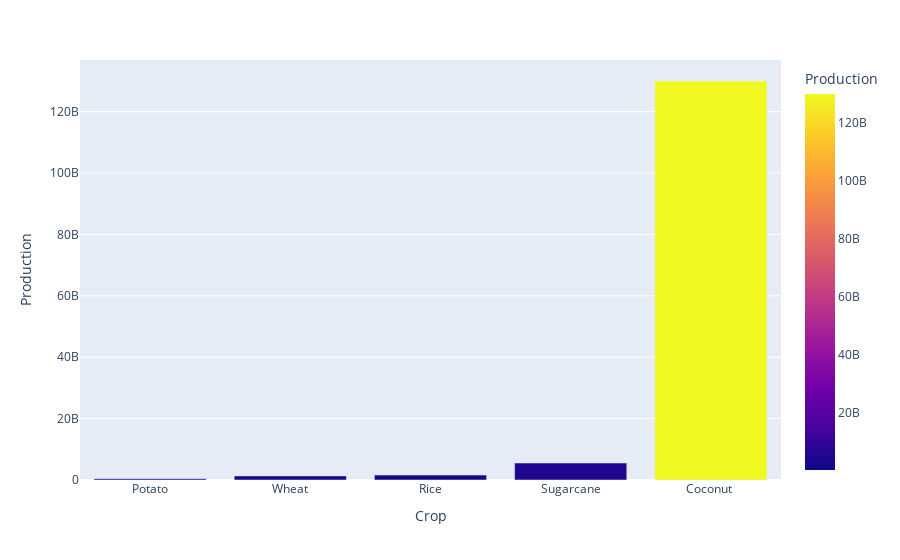

Here is the notebook cell this chart was saved with:
### Markdown cell above
# Top Crops That  Are Produced In India:

### Code cell
tcp = df.groupby(by = 'Crop')['Production'].sum().reset_index().sort_values(by = 'Production')
px.bar(tcp.tail(5),'Crop','Production', color = 'Production')

### Figure 1 — Plotly figure (JSON) as saved in the notebook; plotly's stock layout.template omitted (floating-point values rounded to 4 significant figures)
{"data": [{"alignmentgroup": "True", "hovertemplate": "Crop=%{x}<br>Production=%{marker.color}<extra></extra>", "legendgroup": "", "marker": {"color": [424800000.0, 1333000000.0, 1605000000.0, 5536000000.0, 130000000000.0], "coloraxis": "coloraxis", "pattern": {"shape": ""}}, "name": "", "offsetgroup": "", "orientation": "v", "showlegend": false, "textposition": "auto", "type": "bar", "x": ["Potato", "Wheat", "Rice", "Sugarcane", "Coconut "], "xaxis": "x", "y": [424800000.0, 1333000000.0, 1605000000.0, 5536000000.0, 130000000000.0], "yaxis": "y"}], "layout": {"barmode": "relative", "coloraxis": {"colorbar": {"title": {"text": "Production"}}, "colorscale": [[0, "#0d0887"], [0.1111, "#46039f"], [0.2222, "#7201a8"], [0.3333, "#9c179e"], [0.4444, "#bd3786"], [0.5556, "#d8576b"], [0.6667, "#ed7953"], [0.7778, "#fb9f3a"], [0.8889, "#fdca26"], [1, "#f0f921"]]}, "legend": {"tracegroupgap": 0}, "margin": {"t": 60}, "xaxis": {"anchor": "y", "domain": [0, 1], "title": {"text": "Crop"}}, "yaxis": {"anchor": "x", "domain": [0, 1], "title": {"text": "Production"}}}}
